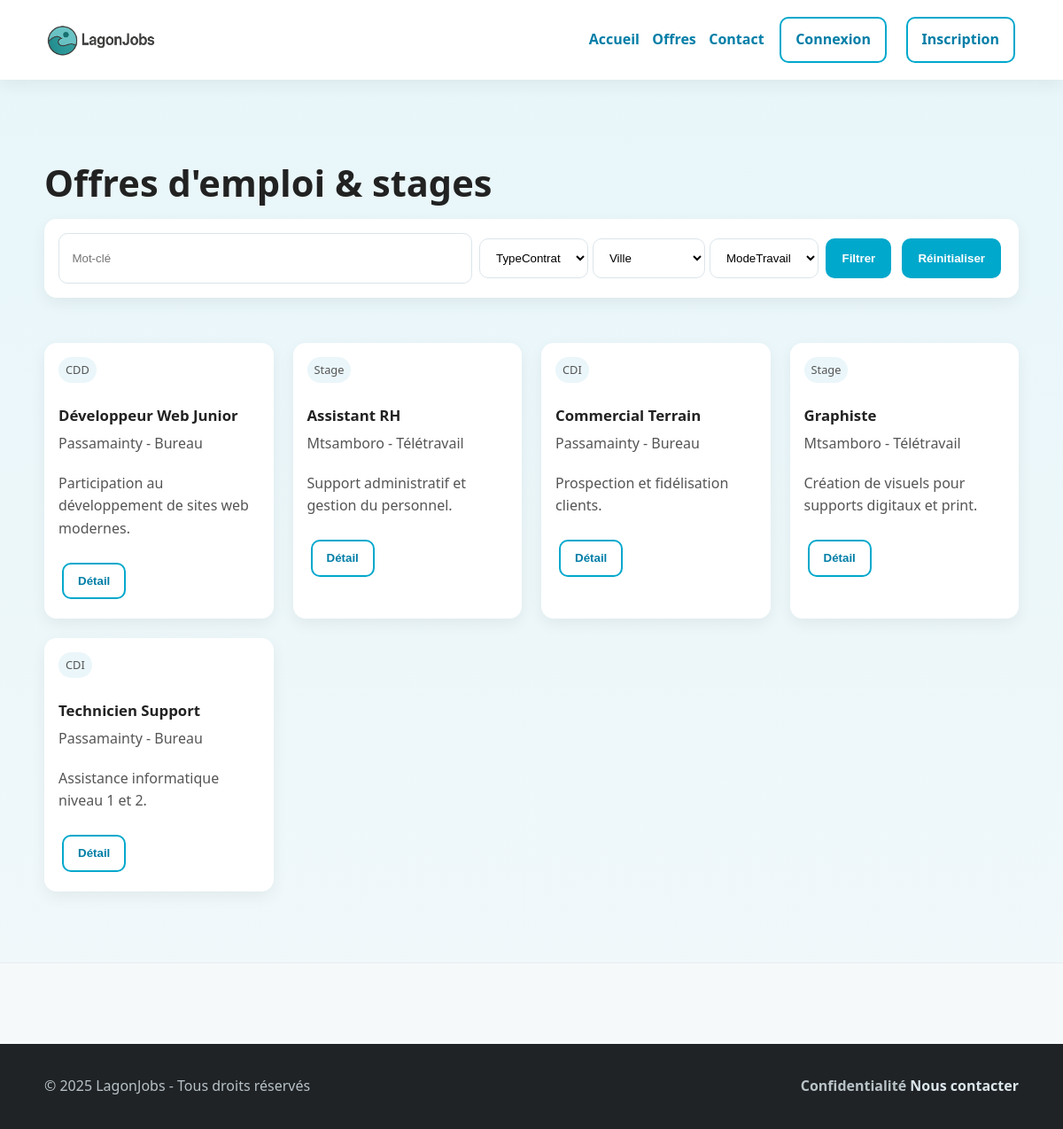
Screenshot of /FrontOffice/offres.php with the database file from the repository.
### tables this page shows
CREATE TABLE `offres` (
  `Id` int(11) NOT NULL,
  `Titre` varchar(50) NOT NULL,
  `Description` text NOT NULL,
  `Profil` varchar(100) NOT NULL,
  `Missions` varchar(100) NOT NULL,
  `Id_Ville` int(11) NOT NULL,
  `Id_Categorie` int(11) NOT NULL,
  `Id_Contrats` int(11) NOT NULL,
  `Id_ModeTravail` int(11) NOT NULL,
  `Id_Statut` int(11) NOT NULL
);

CREATE TABLE `contrats` (
  `Id` int(11) NOT NULL,
  `TypeContrat` varchar(50) NOT NULL
);

CREATE TABLE `ville` (
  `Id` int(11) NOT NULL,
  `NomVille` varchar(50) NOT NULL
);

CREATE TABLE `modetravail` (
  `Id` int(11) NOT NULL,
  `NomModeTravail` varchar(50) NOT NULL
);

### FrontOffice/offres.php (the view, shortened to what this page needs)
<?php
require_once(__DIR__ . '/bdd.php');
$sqlQuery =
'SELECT Offres.Id,
Ville.NomVille,
Statut.NomStatut,
Offres.Titre,
Offres.Missions,
Offres.Profil,
Offres.Description,
Contrats.TypeContrat,
ModeTravail.NomModeTravail,
Categorie.NomCategorie
FROM Offres
JOIN Ville on Ville.Id = Offres.Id_Ville
JOIN Statut on Statut.Id = Offres.Id_Statut
JOIN Contrats on Contrats.Id = Offres.Id_Contrats
JOIN ModeTravail on ModeTravail.Id = Offres.Id_ModeTravail
JOIN Categorie on Categorie.Id = Offres.Id_Categorie WHERE 1 = 1';
$SelectOffres=$mysqlClient->prepare($sqlQuery);
$SelectOffres->execute();
$Offres=$SelectOffres->fetchAll();
?>
<!DOCTYPE html>
<html lang="en">
<head>
    <link rel="stylesheet" href="../css/style.css">
</head>
<body>
       <header class="site-header">
        <div class="container header-inner">
            <a class="logo" href="index.php">
                <img src="../img/Logo.png" alt="Logo">
            </a>
            <nav class="nav">
                <a href="index.php">Accueil</a>
                <a href="offres.php">Offres</a>
                <a href="contact.php">Contact</a>
                <?php
                if (isset($_SESSION['user'])) {
                    echo '<a href="deconnexion.php" class="btn btn-outline">Déconnexion</a>';
                }else{
                    echo '<a href="login.php" class="btn btn-outline">Connexion</a>' .
                    '<a href="inscription.php" class="btn btn-outline">Inscription</a>';
                }
                ?>
            </nav>
        </div>
    </header>
    <section class="hero">
        <div class="container">
            <h1>Offres d'emploi & stages</h1>
            <div class="container">
                <form action="offres.php" method="get" class="search-inline card">
                    <input type="text" placeholder="Mot-clé" name="keyword">
                    <label for="listbox">
                    <select name="typeC">
                        <option>TypeContrat</option>
                    </select>
                    <label for="listbox">
                    <select name="ville">
                        <option>Ville</option>
                    </select>
                    <label for="listbox">
                    <select name="ModeTravail">
                        <option >ModeTravail</option>
                    </select>
                    <button type="submit" class="btn">Filtrer</button>
                    <button type="reset" class="btn">Réinitialiser</button>
                </form>
            </div>
            <br>
            <br>
            <div class="container">
                <div class="cards">
                    <?php foreach($Offres as $Offre){ ?>
                        <article class="card">
                            <p class="badge"><?php echo $Offre['TypeContrat'] ?></p>
                            <h3> <?php echo $Offre['Titre'] ?></h2>
                            <p><?php echo $Offre['NomVille'] ?> - <?php echo $Offre['NomModeTravail']?></p>
                            <p><?php echo $Offre['Description'] ?></p>
                            <form action="detail_offre.php" method="post">
                                <button type="submit" class="btn btn-outline">Détail</button>
                            </form>
                        </article>
                    <?php } ?>
                </div>
            </div>
        </div>
    </section>
</body><br><br>
<footer class="site-footer">
    <div class="container footer-inner">
        <p> © 2025 LagonJobs - Tous droits réservés </p>
        <b> Confidentialité <a href="contact.php">Nous contacter</a> </b>
    </div>
</footer>
</html>

### css/style.css (style rules this page uses)
:root { --lagon:#00A8CC; --lagon-dark:#007EA7; --bg:#F5F9FA; --text:#222222; --text-2:#555555; --success:#4CAF50; --error:#E63946; --card:#ffffff; --shadow:0 6px 18px rgba(0,0,0,.06); --radius:14px; --radius-sm:10px; --space:clamp(14px, 2.8vw, 22px); }
* { box-sizing:border-box }
html,body { margin:0;padding:0 }
body { font-family: system-ui, -apple-system, "Segoe UI", Roboto, "Helvetica Neue", Arial, "Noto Sans", "Liberation Sans", sans-serif; color:var(--text); background:var(--bg); line-height:1.6; }
.container { width:min(1100px, 92vw); margin:auto }
a { color:var(--lagon-dark); text-decoration:none }
.btn { background:var(--lagon); color:#fff; padding:.7rem 1rem; border-radius:10px; display:inline-block; font-weight:600; border:2px solid var(--lagon); transition:all .2s ease; margin:6px 4px; }
.btn-outline { background:transparent; color:var(--lagon-dark) }
.site-header { position:sticky; top:0; z-index:10; background:#fff; box-shadow:var(--shadow); }
.header-inner { display:flex; align-items:center; justify-content:space-between; padding:.8rem 0 }
.logo { display: flex; align-items: center; }
.logo img { height: 40px; width: auto; object-fit: contain; }
.nav { display:flex; gap:.9rem; align-items:center }
.nav a { font-weight:600 }
.nav .btn, .nav .btn-outline { margin-left:.2rem }
.hero { padding: clamp(40px, 8vw, 80px) 0; background: linear-gradient(180deg, #E8F6FA 0%, rgba(232,246,250,0.4) 100%); border-bottom:1px solid #e7eef1; }
.hero h1 { font-size:clamp(1.8rem, 4vw, 2.6rem); margin:.2rem 0 .5rem 0 }
.hero p { color:var(--text-2); margin:0 0 1.2rem 0 }
.hero .card { background:var(--card); padding:1rem; border-radius:var(--radius); box-shadow:var(--shadow); }
.search-inline { display:flex; gap:.5rem; flex-wrap:wrap }
.search-inline input, .search-inline select { flex:1 1 200px; padding:.8rem .9rem; border-radius:10px; border:1px solid #dbe5ea; background:#fff; }
.search-inline .btn { padding:.8rem 1rem }
.cards { display:grid; grid-template-columns: repeat(auto-fill,minmax(250px,1fr)); gap:clamp(14px, 2.4vw, 22px) }
.card { background:var(--card); padding:1rem; border-radius:var(--radius); box-shadow:var(--shadow); }
.card h3 { margin:.3rem 0 .35rem 0; font-size:1.05rem }
.badge { display:inline-block; font-size:.8rem; background:#eaf6fa; color:var(--lagon-dark); padding:.25rem .5rem; border-radius:999px; margin-right:.35rem }
.site-footer { background:#1f2326; color:#b8c2c7; margin-top:40px }
.footer-inner { display:flex; justify-content:space-between; align-items:center; padding:1.2rem 0 }
.footer-inner a { color:#dbe5ea }

### rows the page displays
offres: Id_Contrats.TypeContrat "CDD", Titre "Développeur Web Junior", Id_Ville.NomVille "Passamainty", Id_ModeTravail.NomModeTravail "Bureau", Description "Participation au développement de sites web modernes."
offres: Id_Contrats.TypeContrat "Stage", Titre "Assistant RH", Id_Ville.NomVille "Mtsamboro", Id_ModeTravail.NomModeTravail "Télétravail", Description "Support administratif et gestion du personnel."
offres: Id_Contrats.TypeContrat "CDI", Titre "Commercial Terrain", Id_Ville.NomVille "Passamainty", Id_ModeTravail.NomModeTravail "Bureau", Description "Prospection et fidélisation clients."
offres: Id_Contrats.TypeContrat "Stage", Titre "Graphiste", Id_Ville.NomVille "Mtsamboro", Id_ModeTravail.NomModeTravail "Télétravail", Description "Création de visuels pour supports digitaux et print."
offres: Id_Contrats.TypeContrat "CDI", Titre "Technicien Support", Id_Ville.NomVille "Passamainty", Id_ModeTravail.NomModeTravail "Bureau", Description "Assistance informatique niveau 1 et 2."
